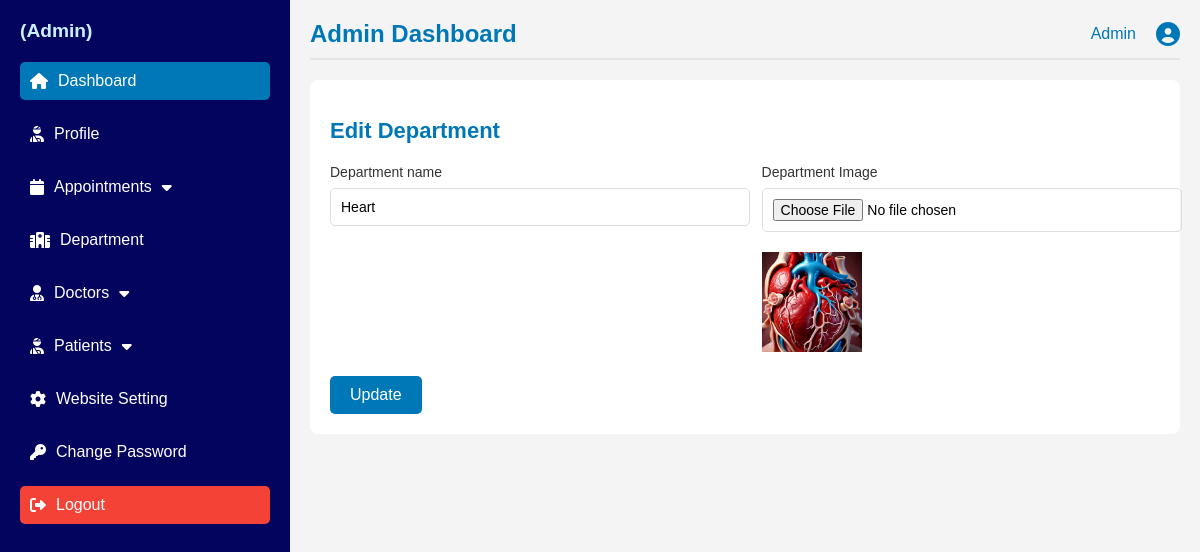
Page /edit_department/1/ on the committed database.
### website/models.py (models this page shows, shortened)
class Department(models.Model):
    name = models.CharField(max_length=100)
    image = models.ImageField(upload_to='images/')
    url = models.URLField(max_length=200)

### adminapp/views.py (the view)
# urls.py: path('edit_department/<int:department_id>/', edit_department_view, name='edit_department'),
def edit_department_view(request, department_id):
    department = get_object_or_404(Department, pk=department_id)
    if request.method == 'POST':
        department.name = request.POST['name']
        if 'image' in request.FILES:
            department.image = request.FILES['image']
        department.save()
        return redirect('department_list')
    return render(request, 'edit_department.html', {'department': department})

### adminapp/templates/edit_department.html (shortened to what this page needs)
{% load static %}
<!DOCTYPE html>
<html lang="en">
<head>
  <link rel="stylesheet" type="text/css" href="{% static 'css/admincss/styles.css' %}">
  <link rel="stylesheet" href="https://cdnjs.cloudflare.com/ajax/libs/font-awesome/6.0.0-beta3/css/all.min.css">
</head>
<body>
  <div class="container">
    <nav class="sidebar">
      <div class="logo">
        <h2>{{ request.session.user_name }}(Admin)</h2>
      </div>
      <ul class="nav-links">
        <li><a href="{% url 'admin_dashboard' %}" class="active"><i class="fas fa-home"></i> Dashboard</a></li>
        <li><a href="{% url 'admin_profile' %}"><i class="fas fa-user-injured"></i>Profile</a></li>
        <li class="dropdown">
          <a href="#" class="dropdown-toggle">
            <i class="fas fa-calendar"></i> Appointments
            <i class="fas fa-caret-down"></i>
          </a>
        </li>
        <li><a href="{% url 'department_list' %}"><i class="fas fa-hospital"></i> Department</a></li>
        <li class="dropdown">
          <a href="" class="dropdown-toggle"><i class="fas fa-user-md"></i> Doctors <i
              class="fas fa-caret-down"></i></a>
        </li>
        <li class="dropdown">
          <a href="" class="dropdown-toggle"><i class="fas fa-user-injured"></i> Patients <i
          class="fas fa-caret-down"></i></a>
        </li>
        <li><a href="{% url 'website_setting' %}"><i class="fas fa-cog"></i> Website Setting</a></li>
        <li><a href="{% url 'admin_update_password' %}"><i class="fas fa-key"></i> Change Password</a></li>
        <li><a href="{% url 'logout' %}" class="logout"><i class="fas fa-sign-out-alt"></i> Logout</a></li>
      </ul>
    </nav>
    <main class="dashboard">
      <header class="dashboard-header">
        <h1>Admin Dashboard</h1>
        <div class="user-profile">
          <span>Admin</span>
          <i class="fas fa-user-circle"></i>
        </div>
      </header>
      <div class="website-info">
        <h2>Edit Department</h2>
        <form method="post" enctype="multipart/form-data">
            <div class="website-info-container">
                <div class="left-info">
                    <label for="website-name">Department name</label>
                    <input type="text" name="name" value="{{ department.name }}" required>
                </div>
                <div class="left-info">
                    <div class="file-upload">
                        <label for="favicon-upload">Department Image</label>
                        <input type="file" name="image" id="favicon-upload">
                        <img src="{{ department.image.url }}" alt="{{ department.name }} Image" width="100">
                    </div>
                </div>
                <Button type="submit" class="btn-submit">Update</Button>
            </div>
        </form>
    </div>
    </main>
  </div>
</body>
</html>

### static/css/admincss/styles.css (style rules this page uses)
body { font-family: 'Arial', sans-serif; margin: 0; padding: 0; background-color: #f8f9fa; }
.container { display: flex; }
.sidebar { width: 250px; background-color: #03045e; height: 100vh; color: white; padding: 20px; }
.logo h2 { text-align: center; font-size: 18px; margin: 10px 0; color: #caf0f8; }
.nav-links { list-style-type: none; padding: 0; }
.nav-links li { margin-bottom: 15px; }
.nav-links a { text-decoration: none; color: white; font-size: 16px; display: flex; align-items: center; padding: 10px; border-radius: 5px; transition: background 0.3s; }
.nav-links a:hover, .nav-links a.active { background-color: #0077b6; }
.nav-links i { margin-right: 10px; }
.logout { background-color: #f44336; margin-top: auto; }
.dropdown { position: relative; }
.dropdown-toggle { display: inline-flex; align-items: center; }
.fa-caret-down { padding-left: 10px; }
.dashboard { flex-grow: 1; padding: 20px; }
.dashboard-header { display: flex; justify-content: space-between; align-items: center; border-bottom: 2px solid #e5e5e5; padding-bottom: 10px; }
.dashboard-header h1 { font-size: 24px; color: #0077b6; }
.user-profile { font-size: 16px; color: #0077b6; display: flex; align-items: center; }
.user-profile i { margin-left: 10px; font-size: 24px; }
body { font-family: Arial, sans-serif; margin: 0; padding: 0; }
.container { display: flex; flex-direction: row; min-height: 100vh; }
.sidebar { width: 250px; background-color: #03045e; color: white; display: flex; flex-direction: column; padding: 20px; box-shadow: 2px 0 5px rgba(0, 0, 0, 0.1); }
.sidebar .logo { display: flex; align-items: center; margin-bottom: 20px; }
.sidebar .logo h2 { font-size: 1.2rem; margin: 0; }
.sidebar .nav-links { list-style: none; padding: 0; margin: 0; }
.sidebar .nav-links li { margin-bottom: 15px; }
.sidebar .nav-links a { color: white; text-decoration: none; font-size: 1rem; display: flex; align-items: center; }
.sidebar .nav-links a i { margin-right: 10px; }
.sidebar .nav-links .active { background-color: #0077b6; padding: 10px; border-radius: 5px; }
.dashboard { flex: 1; padding: 20px; background-color: #f4f4f4; }
.dashboard-header { display: flex; justify-content: space-between; align-items: center; margin-bottom: 20px; }
.dashboard-header h1 { margin: 0; }
.user-profile { display: flex; align-items: center; }
.user-profile span { margin-right: 10px; }
.user-profile i { font-size: 1.5rem; }
.dropdown { position: relative; display: inline-block; }
.website-info { background-color: #fff; padding: 20px; border-radius: 8px; margin-bottom: 20px; }
.website-info h2 { font-size: 22px; color: #0077b6; margin-bottom: 20px; }
.website-info-container { display: flex; justify-content: space-between; flex-wrap: wrap; }
.left-info, .right-info { width: 48%; }
.left-info label, .right-info label { display: block; font-size: 14px; margin-bottom: 8px; color: #333; }
.left-info input, .right-info input { width: 100%; padding: 10px; font-size: 14px; margin-bottom: 20px; border: 1px solid #ddd; border-radius: 5px; }
.file-upload { margin-bottom: 20px; }
.file-upload input[type="file"] { display: block; margin-top: 5px; }
.btn-submit { padding: 10px 20px; background-color: #0077b6; color: white; border: none; border-radius: 5px; cursor: pointer; font-size: 16px; transition: background-color 0.3s; }

### rows in the picture
Department: name "Heart", image (picture)
